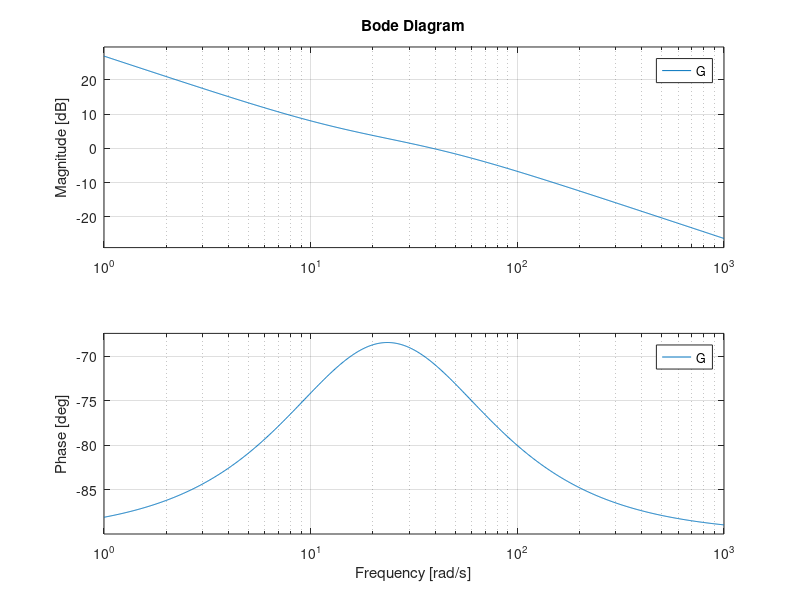

MATLAB code to generate this figure:

N=14;
kdrv = 0.6;
kt =7.68e-3;
Ra=2.6;
Rs=0.5;
Req = Ra + Rs;
Bm=0;
Bl=0;
Beq = Bm +Bl/N^2;
Jm=3.90e-7;
Jl= 1.4e-6 + 3.0e-5; 
Jeq = Jm + Jl/N^2;
ke=7.68e-3;
km = kdrv*kt/(Req*Beq + kt*ke);
Tm =Req*Jeq/(Req*Beq + kt*ke);


s=tf('s');
C=1/s*(1+s/16.0)*4;
P =(1/N)*km/(Tm*s + 1);
G=P*C;
bode(G);
%step(G);
grid on;